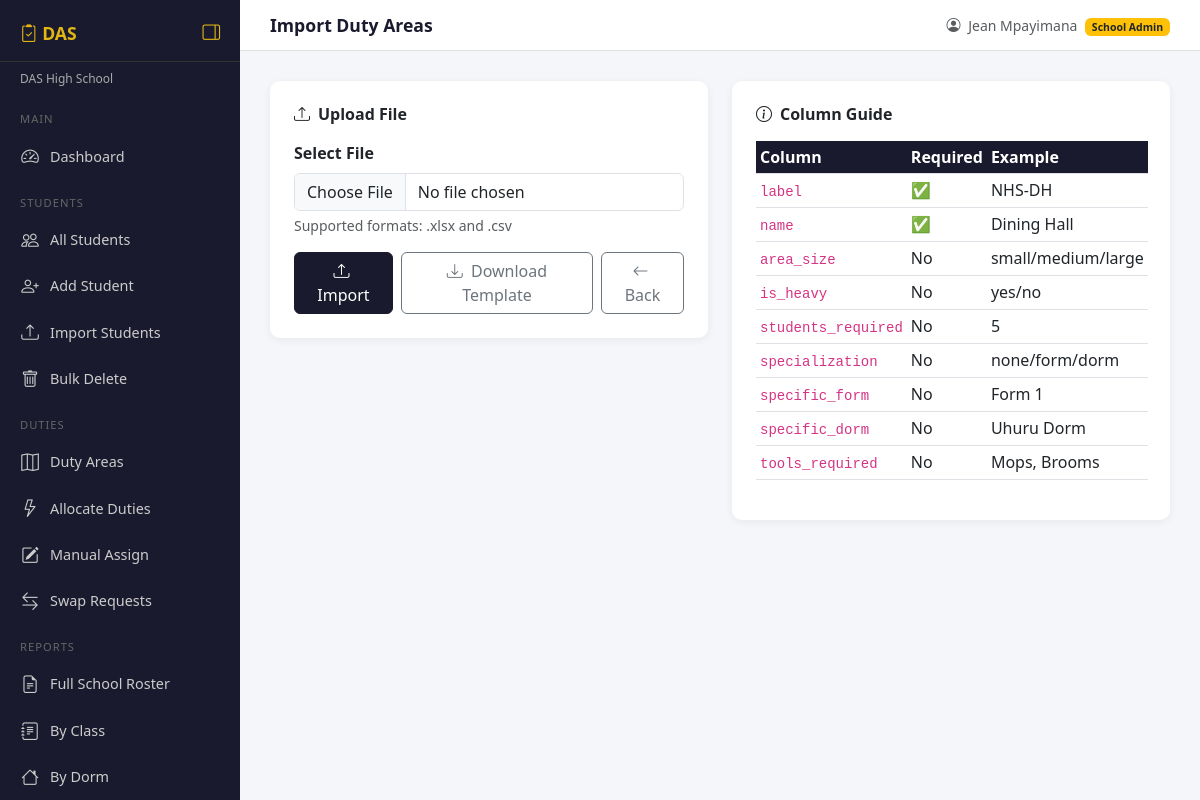
/duties/areas/import/ (signed in), run on the app's committed database.
### accounts/models.py (models this page shows, shortened)
class User(AbstractUser):
    ROLES = [
        ('superadmin', 'Super Admin'),
        ('admin', 'School Admin'),
        ('prefect', 'Prefect'),
    ]
    role = models.CharField(max_length=20, choices=ROLES, default='prefect')
    school = models.ForeignKey(
        'schools.School',
        on_delete=models.SET_NULL,
        null=True, blank=True,
        related_name='users'
    )
    def is_school_admin(self):
        return self.role in ['admin', 'superadmin']

### schools/models.py (models this page shows)
class School(models.Model):
    name        = models.CharField(max_length=200)
    code        = models.CharField(max_length=20, unique=True)
    address     = models.TextField(blank=True)
    logo        = models.ImageField(upload_to='school_logos/', blank=True, null=True)
    motto       = models.CharField(max_length=200, blank=True)
    email = models.EmailField(unique=True, blank=True, default='')
    phone       = models.CharField(max_length=20, blank=True)
    is_active   = models.BooleanField(default=True)
    registered_at = models.DateTimeField(auto_now_add=True)
    def __str__(self):
        return self.name

### duties/views.py (the view, shortened to what this page needs)
# urls.py: path('areas/import/',          views.duty_area_import,    name='duty_area_import'),
@login_required
def duty_area_import(request):
    if not request.user.is_school_admin():
        messages.error(request, "Access denied.")
        return redirect('duty_area_list')
    school = get_school(request)
    result = None
    return render(request, 'duties/import.html', {'result': result})

### duties/views.py (called while the page is built)
def get_school(request):
    return request.user.school

### templates/duties/import.html (shortened to what this page needs)
{% extends 'base.html' %}
{% block page_title %}Import Duty Areas{% endblock %}
{% block content %}
<div class="row g-4">
  <div class="col-md-6">
    <div class="card p-4">
      <h6 class="fw-bold mb-3">
        <i class="bi bi-upload me-2"></i>Upload File
      </h6>
      <form method="post" enctype="multipart/form-data">
        <div class="mb-3">
          <label class="form-label fw-semibold">Select File</label>
          <input type="file" name="import_file"
                 class="form-control" accept=".xlsx,.csv" required>
          <div class="form-text">Supported formats: .xlsx and .csv</div>
        </div>
        <div class="d-flex gap-2">
          <button type="submit" class="btn btn-primary">
            <i class="bi bi-upload me-1"></i> Import
          </button>
          <a href="{% url 'duty_import_template' %}"
             class="btn btn-outline-secondary">
            <i class="bi bi-download me-1"></i> Download Template
          </a>
          <a href="{% url 'duty_area_list' %}"
             class="btn btn-outline-secondary">
            <i class="bi bi-arrow-left me-1"></i> Back
          </a>
        </div>
      </form>
    </div>
  </div>
  <div class="col-md-6">
    <div class="card p-4">
      <h6 class="fw-bold mb-3">
        <i class="bi bi-info-circle me-2"></i>Column Guide
      </h6>
      <table class="table table-sm">
        <thead>
          <tr>
            <th>Column</th>
            <th>Required</th>
            <th>Example</th>
          </tr>
        </thead>
        <tbody>
          <tr><td><code>label</code></td><td>✅</td><td>NHS-DH</td></tr>
          <tr><td><code>name</code></td><td>✅</td><td>Dining Hall</td></tr>
          <tr><td><code>area_size</code></td><td>No</td><td>small/medium/large</td></tr>
          <tr><td><code>is_heavy</code></td><td>No</td><td>yes/no</td></tr>
          <tr><td><code>students_required</code></td><td>No</td><td>5</td></tr>
          <tr><td><code>specialization</code></td><td>No</td><td>none/form/dorm</td></tr>
          <tr><td><code>specific_form</code></td><td>No</td><td>Form 1</td></tr>
          <tr><td><code>specific_dorm</code></td><td>No</td><td>Uhuru Dorm</td></tr>
          <tr><td><code>tools_required</code></td><td>No</td><td>Mops, Brooms</td></tr>
        </tbody>
      </table>
    </div>
  </div>
</div>
{% endblock %}

### templates/base.html (shortened to what this page needs)
<!DOCTYPE html>
<html lang="en">
<head>
  <link href="https://cdn.jsdelivr.net/npm/bootstrap@5.3.0/dist/css/bootstrap.min.css" rel="stylesheet">
  <link href="https://cdn.jsdelivr.net/npm/bootstrap-icons@1.10.5/font/bootstrap-icons.css" rel="stylesheet">
</head>
<body>
<div class="sidebar" id="sidebar">
  <div class="brand">
    <span class="brand-text">
      <i class="bi bi-clipboard2-check"></i> DAS
    </span>
    <button class="toggle-btn" id="toggleBtn" title="Toggle Sidebar">
      <i class="bi bi-layout-sidebar-reverse" id="toggleIcon"></i>
    </button>
  </div>
  <div class="school-name">{{ request.user.school }}</div>
  <div class="nav-section">Main</div>
  <a href="{% url 'dashboard' %}"
     data-title="Dashboard"
     class="{% if request.resolver_match.url_name == 'dashboard' %}active{% endif %}">
    <i class="bi bi-speedometer2"></i>
    <span class="nav-label">Dashboard</span>
  </a>
  <div class="nav-section">Students</div>
  <a href="{% url 'student_list' %}"
     data-title="All Students"
     class="{% if request.resolver_match.url_name == 'student_list' %}active{% endif %}">
    <i class="bi bi-people"></i>
    <span class="nav-label">All Students</span>
  </a>
  <a href="{% url 'student_create' %}"
     data-title="Add Student"
     class="{% if request.resolver_match.url_name == 'student_create' %}active{% endif %}">
    <i class="bi bi-person-plus"></i>
    <span class="nav-label">Add Student</span>
  </a>
  <a href="{% url 'student_import' %}"
     data-title="Import Students"
     class="{% if request.resolver_match.url_name == 'student_import' %}active{% endif %}">
    <i class="bi bi-upload"></i>
    <span class="nav-label">Import Students</span>
  </a>
  <a href="{% url 'student_bulk_delete' %}"
     data-title="Bulk Delete"
     class="{% if request.resolver_match.url_name == 'student_bulk_delete' %}active{% endif %}">
    <i class="bi bi-trash"></i>
    <span class="nav-label">Bulk Delete</span>
  </a>
  <div class="nav-section">Duties</div>
  <a href="{% url 'duty_area_list' %}"
     data-title="Duty Areas"
     class="{% if request.resolver_match.url_name == 'duty_area_list' %}active{% endif %}">
    <i class="bi bi-map"></i>
    <span class="nav-label">Duty Areas</span>
  </a>
  <a href="{% url 'allocate' %}"
     data-title="Allocate Duties"
     class="{% if request.resolver_match.url_name == 'allocate' %}active{% endif %}">
    <i class="bi bi-lightning"></i>
    <span class="nav-label">Allocate Duties</span>
  </a>
  <a href="{% url 'manual_assign' %}"
     data-title="Manual Assign"
     class="{% if request.resolver_match.url_name == 'manual_assign' %}active{% endif %}">
    <i class="bi bi-pencil-square"></i>
    <span class="nav-label">Manual Assign</span>
  </a>
  <a href="{% url 'swap_list' %}"
     data-title="Swap Requests"
     class="{% if request.resolver_match.url_name == 'swap_list' %}active{% endif %}">
    <i class="bi bi-arrow-left-right"></i>
    <span class="nav-label">Swap Requests</span>
  </a>
  <div class="nav-section">Reports</div>
  <a href="{% url 'report_full_school' %}"
     data-title="Full School Roster"
     class="{% if request.resolver_match.url_name == 'report_full_school' %}active{% endif %}">
    <i class="bi bi-file-earmark-text"></i>
    <span class="nav-label">Full School Roster</span>
  </a>
  <a href="{% url 'report_by_class' %}"
     data-title="By Class"
     class="{% if request.resolver_match.url_name == 'report_by_class' %}active{% endif %}">
    <i class="bi bi-journal-text"></i>
    <span class="nav-label">By Class</span>
  </a>
  <a href="{% url 'report_by_dorm' %}"
     data-title="By Dorm"
     class="{% if request.resolver_match.url_name == 'report_by_dorm' %}active{% endif %}">
    <i class="bi bi-house"></i>
    <span class="nav-label">By Dorm</span>
  </a>
  </div>
<div class="main-content" id="mainContent">
  <div class="topbar">
    <span class="page-title">{% block page_title %}Dashboard{% endblock %}</span>
    <span class="text-muted small">
      <i class="bi bi-person-circle me-1"></i>
      {{ request.user.get_full_name|default:request.user.username }}
      <span class="badge bg-warning text-dark ms-1">
        {{ request.user.get_role_display }}
      </span>
    </span>
  </div>
  <div class="content-area">
    {% block content %}{% endblock %}
  </div>
</div>
</body>
</html>

### templates/base.html (style rules this page uses)
body { background: #f4f6f9; font-family: 'Segoe UI', sans-serif; }
.sidebar { min-height: 100vh; background: #1a1a2e; color: white; width: 240px; position: fixed; top: 0; left: 0; bottom: 0; padding-top: 20px; z-index: 100; overflow-y: scroll; overflow-x: hidden; transition: width 0.25s ease; }
.sidebar .brand { font-size: 1.1rem; font-weight: 700; color: #e2b714; padding: 0 20px 15px; border-bottom: 1px solid #333; display: flex; align-items: center; justify-content: space-between; white-space: nowrap; }
.brand-text { transition: opacity 0.2s ease; }
.toggle-btn { background: none; border: none; color: #e2b714; cursor: pointer; font-size: 1.1rem; padding: 0; line-height: 1; flex-shrink: 0; }
.sidebar .school-name { font-size: 0.75rem; color: #aaa; padding: 8px 20px; white-space: nowrap; overflow: hidden; text-overflow: ellipsis; transition: opacity 0.2s; }
.sidebar .nav-section { font-size: 0.7rem; color: #666; padding: 15px 20px 5px; text-transform: uppercase; letter-spacing: 1px; white-space: nowrap; transition: opacity 0.2s; }
.sidebar a { display: flex; align-items: center; color: #ccc; text-decoration: none; padding: 10px 20px; font-size: 0.9rem; transition: background 0.2s, color 0.2s; white-space: nowrap; }
.sidebar a i { font-size: 1.1rem; flex-shrink: 0; width: 20px; text-align: center; }
.nav-label { margin-left: 10px; transition: opacity 0.2s; }
.main-content { margin-left: 240px; padding: 0; transition: margin-left 0.25s ease; }
.topbar { background: white; border-bottom: 1px solid #e0e0e0; padding: 12px 30px; display: flex; justify-content: space-between; align-items: center; position: sticky; top: 0; z-index: 99; }
.topbar .page-title { font-weight: 600; font-size: 1.1rem; color: #1a1a2e; }
.content-area { padding: 30px; }
.card { border: none; border-radius: 10px; box-shadow: 0 2px 8px rgba(0,0,0,0.06); }
.btn-primary { background: #1a1a2e; border-color: #1a1a2e; }
.table th { background: #1a1a2e; color: white; }

### data on the page
User: user.school "DAS High School", user.get_full_name "Jean Mpayimana", user.role "School Admin"
